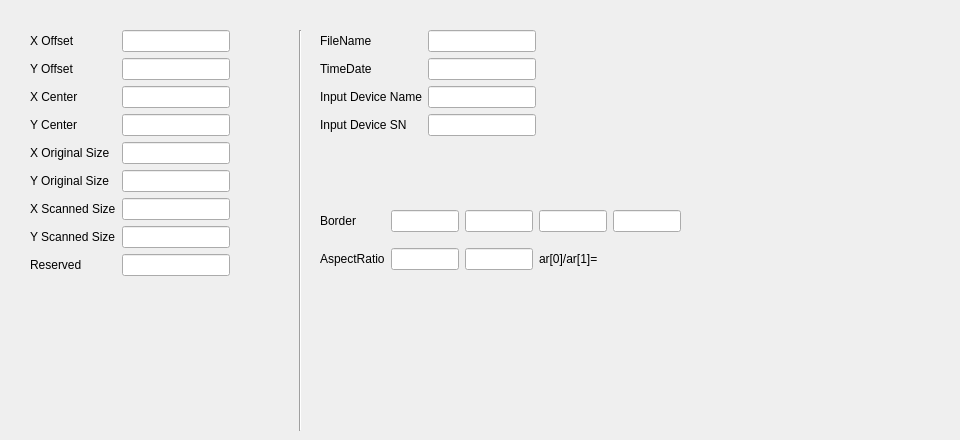
    <widget class="QWidget" name="tab_3">
     <attribute name="title">
      <string>Generic Orientation Header</string>
     </attribute>
     <widget class="QWidget" name="gridLayoutWidget_6">
      <property name="geometry">
       <rect>
        <x>30</x>
        <y>30</y>
        <width>251</width>
        <height>297</height>
       </rect>
      </property>
      <layout class="QGridLayout" name="gridLayout_6">
       <property name="sizeConstraint">
        <enum>QLayout::SetFixedSize</enum>
       </property>
       <item row="5" column="1">
        <widget class="QLineEdit" name="goh_yoriginalsize_tf">
         <property name="readOnly">
          <bool>true</bool>
         </property>
        </widget>
       </item>
       <item row="0" column="0">
        <widget class="QLabel" name="label_43">
         <property name="text">
          <string>X Offset</string>
         </property>
        </widget>
       </item>
       <item row="2" column="0">
        <widget class="QLabel" name="l1">
         <property name="text">
          <string>X Center</string>
         </property>
        </widget>
       </item>
       <item row="4" column="1">
        <widget class="QLineEdit" name="goh_xoriginalsize_tf">
         <property name="readOnly">
          <bool>true</bool>
         </property>
        </widget>
       </item>
       <item row="2" column="1">
        <widget class="QLineEdit" name="goh_xcenter_tf">
         <property name="readOnly">
          <bool>true</bool>
         </property>
        </widget>
       </item>
       <item row="1" column="0">
        <widget class="QLabel" name="label_36">
         <property name="text">
          <string>Y Offset</string>
         </property>
        </widget>
       </item>
       <item row="4" column="2">
        <widget class="QLabel" name="label_44">
         <property name="text">
          <string/>
         </property>
        </widget>
       </item>
       <item row="4" column="0">
        <widget class="QLabel" name="l12">
         <property name="text">
          <string>X Original Size</string>
         </property>
        </widget>
       </item>
       <item row="1" column="1">
        <widget class="QLineEdit" name="goh_yoffset_tf">
         <property name="readOnly">
          <bool>true</bool>
         </property>
        </widget>
       </item>
       <item row="5" column="0">
        <widget class="QLabel" name="l3">
         <property name="text">
          <string>Y Original Size</string>
         </property>
        </widget>
       </item>
       <item row="3" column="0">
        <widget class="QLabel" name="l4">
         <property name="text">
          <string>Y Center</string>
         </property>
        </widget>
       </item>
       <item row="3" column="1">
        <widget class="QLineEdit" name="goh_ycenter_tf">
         <property name="readOnly">
          <bool>true</bool>
         </property>
        </widget>
       </item>
       <item row="0" column="1">
        <widget class="QLineEdit" name="goh_xoffset_tf">
         <property name="readOnly">
          <bool>true</bool>
         </property>
        </widget>
       </item>
       <item row="6" column="1">
        <widget class="QLineEdit" name="goh_xscannedsize_tf">
         <property name="readOnly">
          <bool>true</bool>
         </property>
        </widget>
       </item>
       <item row="7" column="1">
        <widget class="QLineEdit" name="goh_yscannedsize_tf">
         <property name="readOnly">
          <bool>true</bool>
         </property>
        </widget>
       </item>
       <item row="7" column="0">
        <widget class="QLabel" name="l3_6">
         <property name="text">
          <string>Y Scanned Size</string>
         </property>
        </widget>
       </item>
       <item row="6" column="0">
        <widget class="QLabel" name="l12_7">
         <property name="text">
          <string>X Scanned Size</string>
         </property>
        </widget>
       </item>
       <item row="8" column="0">
        <widget class="QLabel" name="label_31">
         <property name="text">
          <string>Reserved</string>
         </property>
        </widget>
       </item>
       <item row="8" column="1">
        <widget class="QLineEdit" name="goh_reserved_tf">
         <property name="readOnly">
          <bool>true</bool>
         </property>
        </widget>
       </item>
      </layout>
     </widget>
     <widget class="QWidget" name="gridLayoutWidget_7">
      <property name="geometry">
       <rect>
        <x>320</x>
        <y>30</y>
        <width>631</width>
        <height>161</height>
       </rect>
      </property>
      <layout class="QGridLayout" name="gridLayout_7">
       <property name="sizeConstraint">
        <enum>QLayout::SetFixedSize</enum>
       </property>
       <item row="2" column="0">
        <widget class="QLabel" name="fdf">
         <property name="text">
          <string>Input Device Name</string>
         </property>
        </widget>
       </item>
       <item row="1" column="0">
        <widget class="QLabel" name="label_45">
         <property name="text">
          <string>TimeDate</string>
         </property>
        </widget>
       </item>
       <item row="2" column="1">
        <widget class="QLineEdit" name="goh_inputdevice_tf">
         <property name="maxLength">
          <number>32</number>
         </property>
         <property name="readOnly">
          <bool>true</bool>
         </property>
        </widget>
       </item>
       <item row="0" column="0">
        <widget class="QLabel" name="label_52">
         <property name="text">
          <string>FileName</string>
         </property>
        </widget>
       </item>
       <item row="0" column="1">
        <widget class="QLineEdit" name="goh_filename_tf">
         <property name="maxLength">
          <number>100</number>
         </property>
         <property name="readOnly">
          <bool>true</bool>
         </property>
        </widget>
       </item>
       <item row="3" column="1">
        <widget class="QLineEdit" name="goh_inputdevicesn_tf">
         <property name="maxLength">
          <number>32</number>
         </property>
         <property name="readOnly">
          <bool>true</bool>
         </property>
        </widget>
       </item>
       <item row="1" column="1">
        <widget class="QLineEdit" name="goh_timedate_tf">
         <property name="maxLength">
          <number>24</number>
         </property>
         <property name="readOnly">
          <bool>true</bool>
         </property>
        </widget>
       </item>
       <item row="3" column="0">
        <widget class="QLabel" name="s">
         <property name="text">
          <string>Input Device SN</string>
         </property>
        </widget>
       </item>
       <item row="2" column="2">
        <widget class="QLabel" name="label_53">
         <property name="text">
          <string/>
         </property>
        </widget>
       </item>
      </layout>
     </widget>
     <widget class="QWidget" name="gridLayoutWidget_15">
      <property name="geometry">
       <rect>
        <x>320</x>
        <y>200</y>
        <width>361</width>
        <height>80</height>
       </rect>
      </property>
      <layout class="QGridLayout" name="gridLayout_15">
       <item row="0" column="1">
        <widget class="QLineEdit" name="goh_border0_tf">
         <property name="readOnly">
          <bool>true</bool>
         </property>
        </widget>
       </item>
       <item row="0" column="0">
        <widget class="QLabel" name="f">
         <property name="text">
          <string>Border</string>
         </property>
        </widget>
       </item>
       <item row="1" column="0">
        <widget class="QLabel" name="goh__tf">
         <property name="text">
          <string>AspectRatio</string>
         </property>
        </widget>
       </item>
       <item row="0" column="2">
        <widget class="QLineEdit" name="goh_border1_tf">
         <property name="readOnly">
          <bool>true</bool>
         </property>
        </widget>
       </item>
       <item row="0" column="3">
        <widget class="QLineEdit" name="goh_border2_tf">
         <property name="readOnly">
          <bool>true</bool>
         </property>
        </widget>
       </item>
       <item row="1" column="1">
        <widget class="QLineEdit" name="goh_aspectratio0_tf">
         <property name="readOnly">
          <bool>true</bool>
         </property>
        </widget>
       </item>
       <item row="0" column="4">
        <widget class="QLineEdit" name="goh_border3_tf">
         <property name="readOnly">
          <bool>true</bool>
         </property>
        </widget>
       </item>
       <item row="1" column="2">
        <widget class="QLineEdit" name="goh_aspectratio1_tf">
         <property name="readOnly">
          <bool>true</bool>
         </property>
        </widget>
       </item>
       <item row="1" column="3">
        <widget class="QLabel" name="label_48">
         <property name="text">
          <string>ar[0]/ar[1]=</string>
         </property>
        </widget>
       </item>
       <item row="1" column="4">
        <widget class="QLabel" name="goh_aspect_label">
         <property name="text">
          <string/>
         </property>
        </widget>
       </item>
      </layout>
     </widget>
     <widget class="Line" name="line_5">
      <property name="geometry">
       <rect>
        <x>290</x>
        <y>30</y>
        <width>20</width>
        <height>401</height>
       </rect>
      </property>
      <property name="orientation">
       <enum>Qt::Vertical</enum>
      </property>
     </widget>
    </widget>
